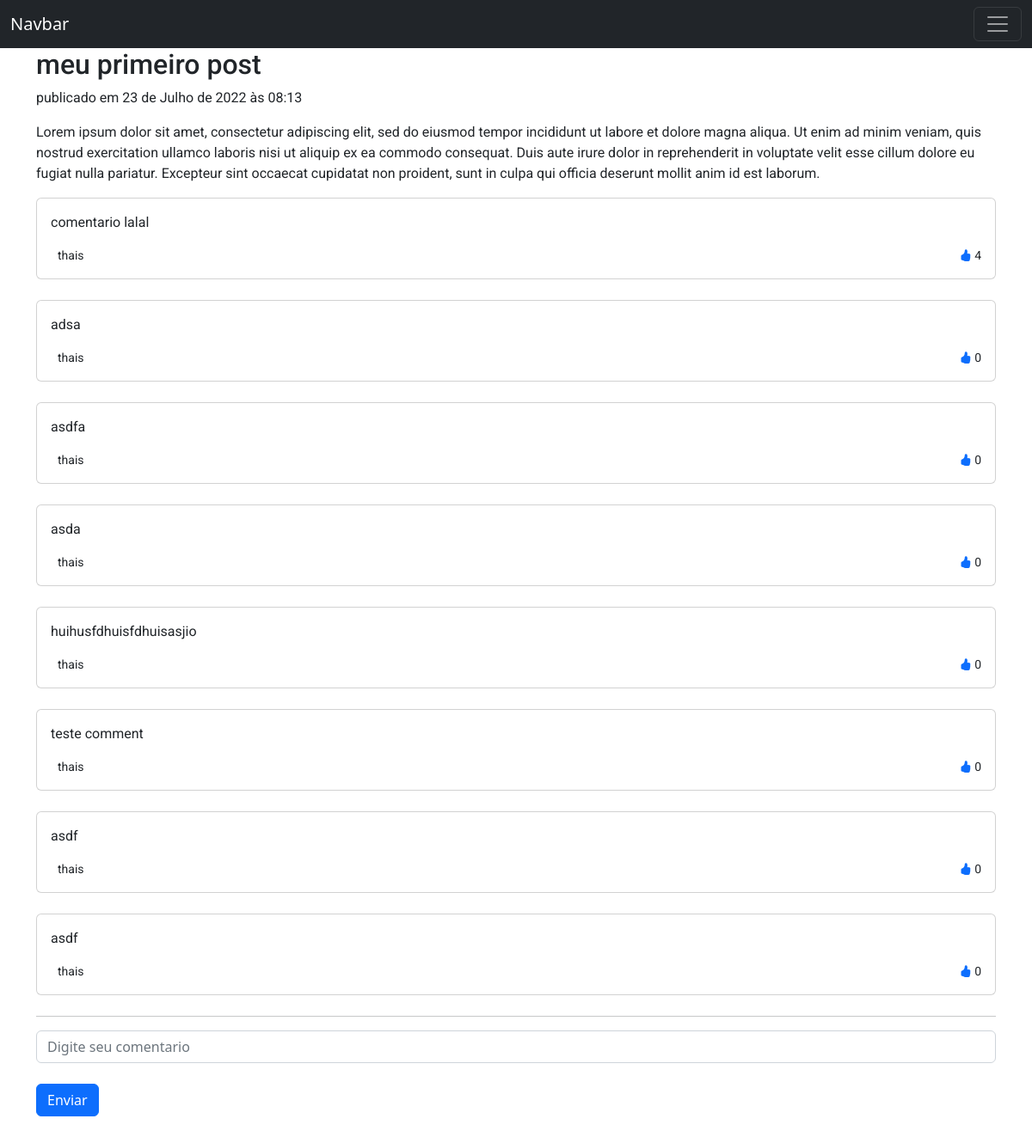
/post/1/, run on an earlier commit of the app's database.
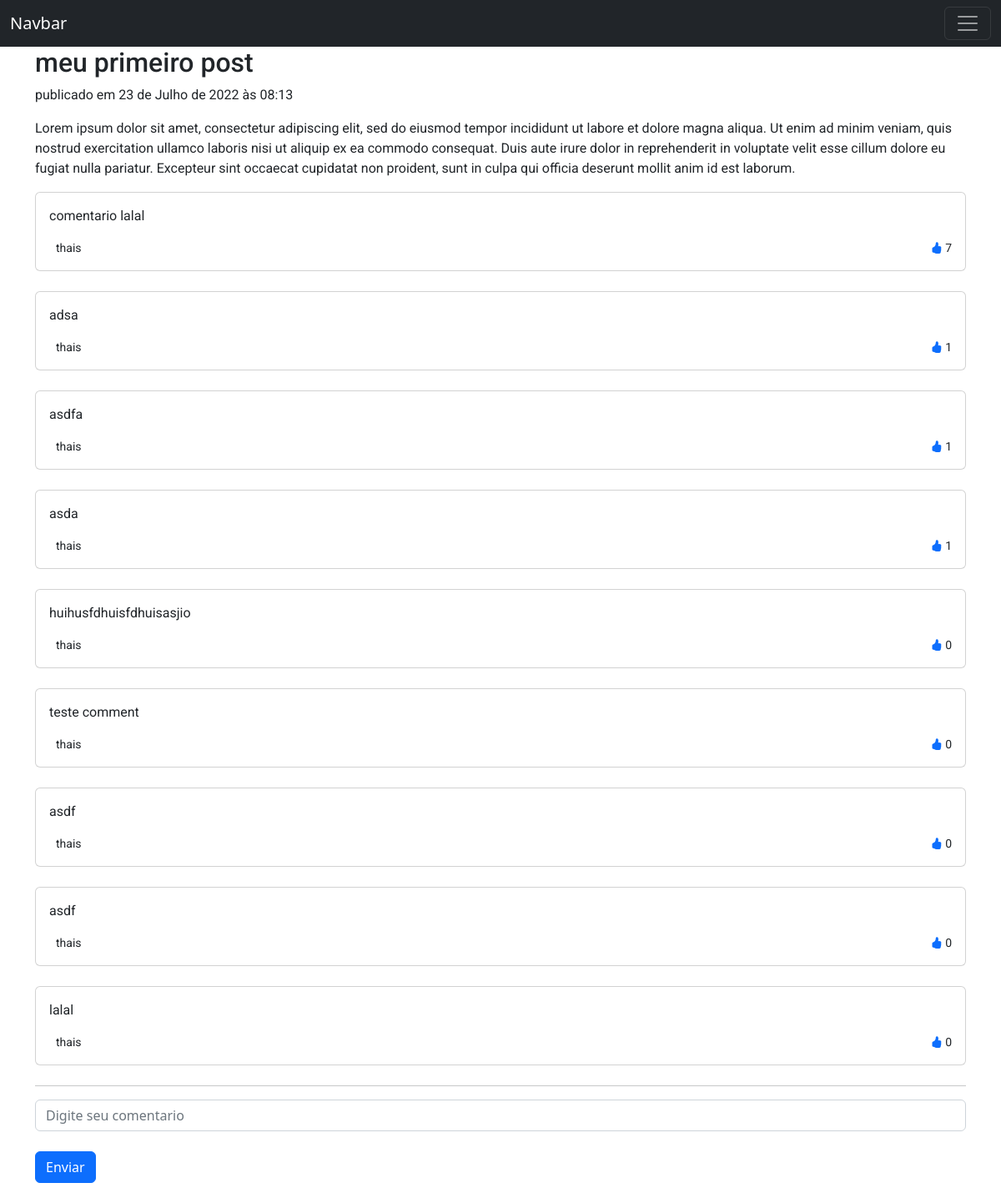
And on a later commit of the database.
### blog/models.py (models this page shows, shortened)
class Comment(models.Model):
    post = models.ForeignKey(Post, on_delete=models.CASCADE, related_name='comments')
    author = models.ForeignKey(settings.AUTH_USER_MODEL,  on_delete=models.CASCADE)
    text = models.TextField()
    created_date = models.DateTimeField(default=timezone.now)
    votes = models.IntegerField(default=0)

### blog/views.py (the view)
# urls.py: path('post/<int:pk>/', views.post_detail, name='post_detail'),
def post_detail(request, pk):
    context = {
        'post':  Post.objects.get(pk=pk),
        'comment_form': CommentForm()
    }
    return render(request, 'blog/post_detail.html', context)

### blog/forms.py
class CommentForm(forms.ModelForm):
    class Meta:
        model = Comment
        fields = ('text',)
        labels = {
            'text': 'Digite seu comentario'
        }
        widgets = {
            'text': forms.TextInput(attrs={
                'class': "form-control",
                'placeholder': 'Digite seu comentario'
                })
        }

### blog/templates/blog/post_detail.html (shortened to what this page needs)
{% extends 'blog/base.html' %}
{% block content %}
    <h2> {{ post.title }}</a></h2>
    {% if post.published_date %}
        <p> publicado em {{ post.published_date }}</p>
    {% endif %}
    <p> {{ post.text }}</p>
    <div class="card-body">
        {% for comment in post.comments.all %}
            <div class="form-outline mb-4">
                <div class="card mb-4">
                    <div class="card-body">
                        <p>{{comment.text}}</p>
                        <div class="d-flex justify-content-between">
                            <div class="d-flex flex-row align-items-center">
                            <p class="small mb-0 ms-2">{{comment.author}}</p>
                        </div>
                        <div class="align-items-end">
                            <p class="small mb-0 ms-2">
                                <a href="{% url 'comment_upvote' post_pk=post.id comment_pk=comment.id %}"> <i class="bi bi-hand-thumbs-up-fill"></i></a>
                                {{comment.votes}}</p>
                        </div>
                    </div>
                </div>
            </div>
        {% endfor %}
            <hr>
        <form method="POST" class="comment-form" action="{% url 'add_comment' pk=post.id %}">
             <div class="form-group">
                {{ comment_form.text }}
                 <br>
                 <button type="submit" class="btn btn-primary">Enviar</button>
            </div>
        </form>
    </div>
{% endblock %}

What changed in the data, as far as the page shows it:
changed Comment "comentario lalal": votes "4" → "7"
changed Comment "adsa": votes "0" → "1"
changed Comment "asdfa": votes "0" → "1"
changed Comment "asda": votes "0" → "1"
added Comment: text "lalal", author "thais", votes "0"
